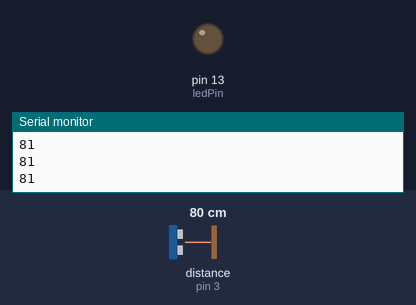
This sketch was run on a simulated Arduino Uno, built with avr-gcc and run on an emulated ATmega328P. Parts: output pins drawn as LEDs (lit = HIGH), the last lines printed to the serial monitor. Wiring (inferred from the names in the program): ultrasonic range finder: trigger pin 2; echo pin 3. The test bench sets the inputs (shaded band); at power-on: distance to the obstacle (sensor on pin 3) 80 cm. The echo pulse lasts 58.3 µs per cm; pins used as bus, display or sensor lines are not drawn.

Above: at 1.2 s.
1.3 s: distance to the obstacle (sensor on pin 3) set to 2 cm
At 2.5 s:
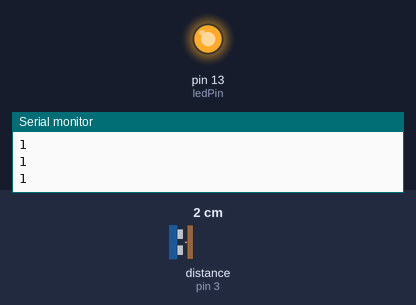
2.8 s: distance to the obstacle (sensor on pin 3) set to 7 cm
4.3 s: distance to the obstacle (sensor on pin 3) set to 10 cm
At 5.0 s:
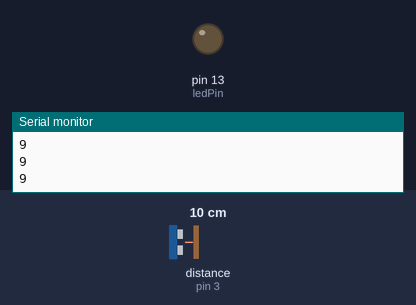
5.8 s: distance to the obstacle (sensor on pin 3) set to 4 cm
At 6.2 s:
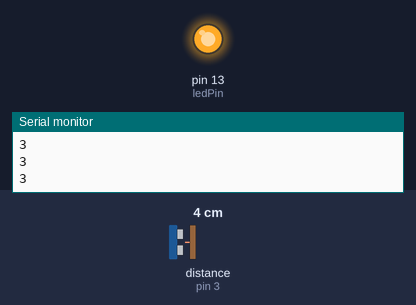
Timing chart, 0 to 8.3 s (numbered marks = the images above; inputs shaded):
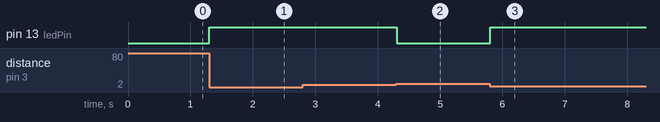

The sketch:

obstacle_detection.ino
```cpp
const int echo = 3;
const int trig = 2;
int duration =0;
int distance = 0;
const int ledPin=13;
void setup()
{
  pinMode(trig, OUTPUT);
  pinMode(echo, INPUT);
  pinMode(ledPin, OUTPUT);
  Serial.begin(9600);
}

void loop()
{
  digitalWrite(trig, HIGH);
  delayMicroseconds(1000);
  digitalWrite(trig, LOW);
  duration = pulseIn(echo, HIGH);
  distance = (duration/2) / 28.5;
  Serial.println(distance);
  if(distance <= 7)
  {
    digitalWrite(ledPin, HIGH);
  }
  else
  {
    digitalWrite(ledPin, LOW);
  }
}
```

Measured:
- the behaviour switches between 8 and 9 cm on distance to the obstacle (sensor on pin 3) (found by bisection; images 1 and 2)
- after the input at 1.3 s, pin 13 (ledPin): LOW → HIGH at once
- after the input at 4.3 s, pin 13 (ledPin): HIGH → LOW at once
- after the input at 5.8 s, pin 13 (ledPin): LOW → HIGH at once
